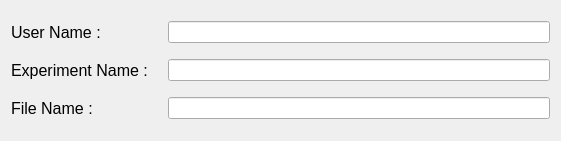
     <widget class="QWidget" name="gridLayoutWidget_4">
      <property name="geometry">
       <rect>
        <x>50</x>
        <y>10</y>
        <width>561</width>
        <height>141</height>
       </rect>
      </property>
      <layout class="QGridLayout" name="gridLayout_4">
       <item row="2" column="0" colspan="2">
        <widget class="QLabel" name="fileName">
         <property name="font">
          <font>
           <pointsize>12</pointsize>
          </font>
         </property>
         <property name="text">
          <string>File Name :   </string>
         </property>
        </widget>
       </item>
       <item row="0" column="2">
        <widget class="QLineEdit" name="user">
         <property name="placeholderText">
          <string/>
         </property>
        </widget>
       </item>
       <item row="1" column="0" colspan="2">
        <widget class="QLabel" name="experimentName">
         <property name="font">
          <font>
           <pointsize>12</pointsize>
           <weight>50</weight>
           <bold>false</bold>
          </font>
         </property>
         <property name="text">
          <string>Experiment Name :   </string>
         </property>
        </widget>
       </item>
       <item row="2" column="2">
        <widget class="QLineEdit" name="file">
         <property name="text">
          <string/>
         </property>
        </widget>
       </item>
       <item row="1" column="2">
        <widget class="QLineEdit" name="experiment"/>
       </item>
       <item row="0" column="0" colspan="2">
        <widget class="QLabel" name="userName">
         <property name="font">
          <font>
           <pointsize>12</pointsize>
           <weight>50</weight>
           <bold>false</bold>
          </font>
         </property>
         <property name="text">
          <string>User Name :   </string>
         </property>
        </widget>
       </item>
      </layout>
     </widget>
